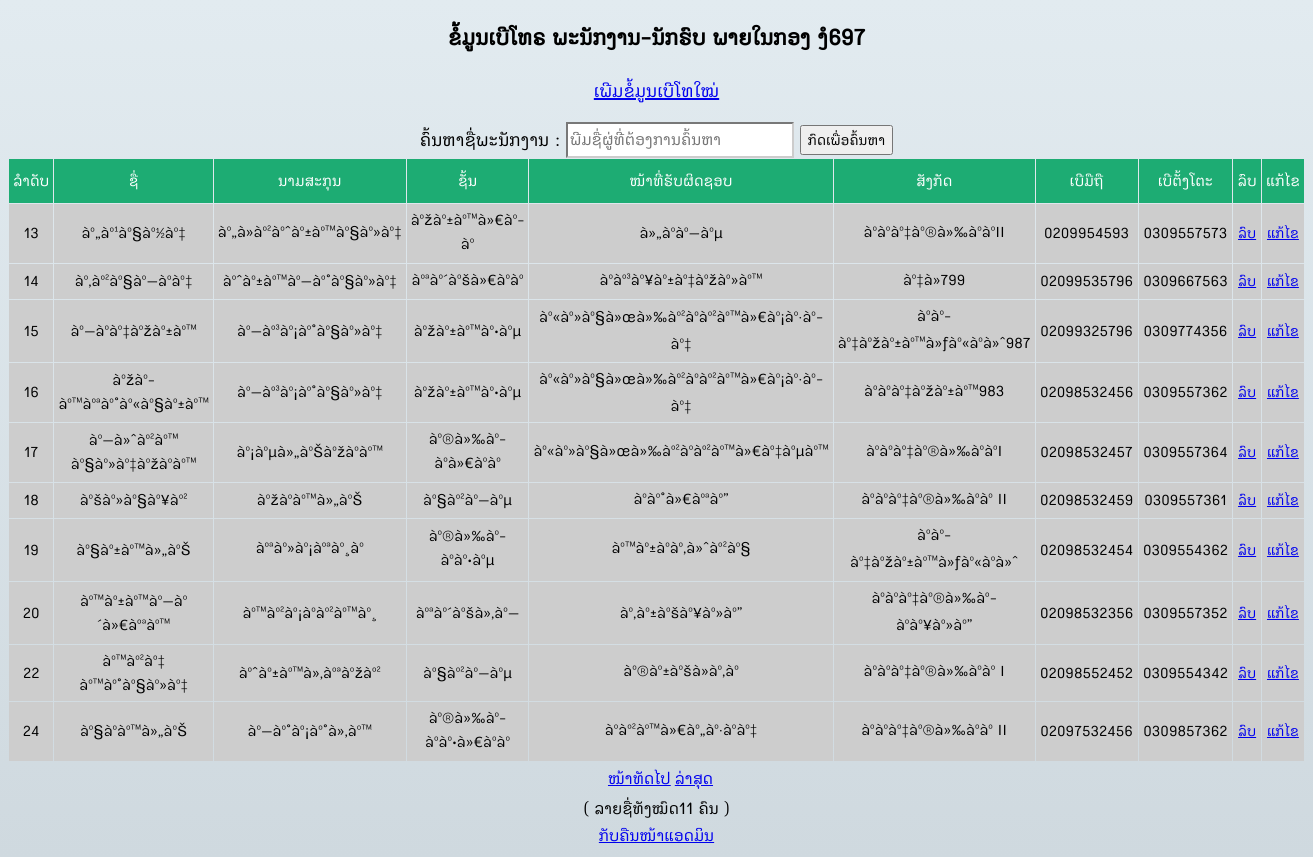
Screenshot of /backend/tel/show.php (signed in) with the database file from the repository.
### tables this page shows
CREATE TABLE `tb_phonebook` (
  `id_phonebook` int(11) NOT NULL,
  `firstname` varchar(45) DEFAULT NULL,
  `lastname` varchar(45) DEFAULT NULL,
  `ranks` varchar(45) DEFAULT NULL,
  `position` varchar(255) DEFAULT NULL,
  `department` varchar(45) DEFAULT NULL,
  `tel` varchar(20) DEFAULT NULL,
  `home` varchar(25) DEFAULT NULL,
  `remarrk` varchar(255) DEFAULT NULL
);

### backend/tel/show.php (the view, shortened to what this page needs)
<?php require_once('../../Connections/config.php'); ?>
<?php
$query_count = "SELECT * FROM tb_phonebook";
$count = mysql_query($query_count, $config) or die(mysql_error());
$totalRows_count = mysql_num_rows($count);
$currentPage = $_SERVER["PHP_SELF"];
$maxRows_show_phonebook = 10;
$pageNum_show_phonebook = 0;
$startRow_show_phonebook = $pageNum_show_phonebook * $maxRows_show_phonebook;
$query_show_phonebook = "SELECT * FROM tb_phonebook";
$query_limit_show_phonebook = sprintf("%s LIMIT %d, %d", $query_show_phonebook, $startRow_show_phonebook, $maxRows_show_phonebook);
$show_phonebook = mysql_query($query_limit_show_phonebook, $config) or die(mysql_error());
$row_show_phonebook = mysql_fetch_assoc($show_phonebook);
if (isset($_GET['totalRows_show_phonebook'])) {
  $totalRows_show_phonebook = $_GET['totalRows_show_phonebook'];
} else {
  $all_show_phonebook = mysql_query($query_show_phonebook);
  $totalRows_show_phonebook = mysql_num_rows($all_show_phonebook);
}
$totalPages_show_phonebook = ceil($totalRows_show_phonebook/$maxRows_show_phonebook)-1;
$query_paging = "SELECT * FROM tb_phonebook";
$paging = mysql_query($query_paging, $config) or die(mysql_error());
$queryString_show_phonebook = "";
$queryString_show_phonebook = sprintf("&totalRows_show_phonebook=%d%s", $totalRows_show_phonebook, $queryString_show_phonebook);
?>
<!DOCTYPE html PUBLIC "-//W3C//DTD XHTML 1.0 Transitional//EN" "http://www.w3.org/TR/xhtml1/DTD/xhtml1-transitional.dtd">
<html xmlns="http://www.w3.org/1999/xhtml">
<head>
</head>
<body class="font-infotel">
<h2 align="center"><span style="font-family: boonbaan">ຂໍ້ມູນເບີໂທຣ ພະນັກງານ-ນັກຮົບ ພາຍໃນກອງ ງໍ697</span></h2>
<p align="center"><a href="registerphonebook.php" style="font-family: boonbaan; font-size: 20px;">ເພີມຂໍ້ມູນເບີໂທໃໝ່</a><a href="registerphonebook.php"></a></p>
<center>
<form action="search.php" method="post" name="form_searchphonebook" class="font-search" id="form_searchphonebook">
<label for="searchphonebook" class="font-infotel">ຄົ້ນຫາຊື່ພະນັກງານ :</label>
  <input name="searchphonebook" type="text" class="font-inputsearch" id="searchphonebook" placeholder="ພີມຊື່ຜູ່ທີ່ຕ້ອງການຄົ້ນຫາ" value="" />
  <input name="btnsearchphonebook" type="submit" class="font-sbtn" id="btnsearchphonebook" value="ກົດເພື່ອຄົ້ນຫາ" />
</form>
</center>
<table border="0" align="center" cellpadding="4" cellspacing="1">
  <tr class="font-header_color">
    <td width="50" height="36" align="center" bgcolor="#1DAC73">ລຳດັບ</td>
    <td width="130" align="center" bgcolor="#1DAC73">ຊື່</td>
    <td width="150" align="center" bgcolor="#1DAC73">ນາມສະກຸນ</td>
    <td width="80" align="center" bgcolor="#1DAC73">ຊັ້ນ</td>
    <td width="140" align="center" bgcolor="#1DAC73">ໜ້າທີ່ຮັບຜິດຊອບ</td>
    <td width="120" align="center" bgcolor="#1DAC73">ສັງກັດ</td>
    <td width="150" align="center" bgcolor="#1DAC73">ເບີມືຖື</td>
    <td width="150" align="center" bgcolor="#1DAC73">ເບີຕັ້ງໂຕະ</td>
    <td width="50" align="center" bgcolor="#1DAC73">ລົບ</td>
    <td width="50" align="center" bgcolor="#1DAC73">ແກ້ໄຂ</td>
  </tr>
  <?php do { ?>
    <tr class="font-tel">
      <td align="center" bgcolor="#CDCDCD"><?php echo $row_show_phonebook['id_phonebook']; ?></td>
      <td width="130" align="center" bgcolor="#CDCDCD"><?php echo $row_show_phonebook['firstname']; ?></td>
      <td width="150" align="center" bgcolor="#CDCDCD"><?php echo $row_show_phonebook['lastname']; ?></td>
      <td width="80" align="center" bgcolor="#CDCDCD"><?php echo $row_show_phonebook['ranks']; ?></td>
      <td width="140" align="center" bgcolor="#CDCDCD"><?php echo $row_show_phonebook['position']; ?></td>
      <td width="120" align="center" bgcolor="#CDCDCD"><?php echo $row_show_phonebook['department']; ?></td>
      <td width="150" align="center" bgcolor="#CDCDCD"><?php echo $row_show_phonebook['tel']; ?></td>
      <td width="150" align="center" bgcolor="#CDCDCD"><?php echo $row_show_phonebook['home']; ?></td>
      <td width="50" align="center" bgcolor="#CDCDCD"><a href="delete.php?id_phonebook=<?php echo $row_show_phonebook['id_phonebook']; ?>">ລົບ</a></td>
      <td width="50" align="center" bgcolor="#CDCDCD"><a href="update.php?id_phonebook=<?php echo $row_show_phonebook['id_phonebook']; ?>">ແກ້ໄຂ</a></td>
    </tr>
    <?php } while ($row_show_phonebook = mysql_fetch_assoc($show_phonebook)); ?>
</table>
<table border="0" align="center">
  <tr class="font-paging">
    <td><?php if ($pageNum_show_phonebook > 0) {  ?>
      <?php }  ?></td>
    <td><?php if ($pageNum_show_phonebook > 0) {  ?>
      <?php }  ?></td>
    <td><?php if ($pageNum_show_phonebook < $totalPages_show_phonebook) {  ?>
      <a href="<?php printf("%s?pageNum_show_phonebook=%d%s", $currentPage, min($totalPages_show_phonebook, $pageNum_show_phonebook + 1), $queryString_show_phonebook); ?>">ໜ້າທັດໄປ</a>
      <?php }  ?></td>
    <td><?php if ($pageNum_show_phonebook < $totalPages_show_phonebook) {  ?>
      <a href="<?php printf("%s?pageNum_show_phonebook=%d%s", $currentPage, $totalPages_show_phonebook, $queryString_show_phonebook); ?>">ລ່າສຸດ</a>
      <?php }  ?></td>
  </tr>
</table>
<div align="center" class="font-paging">
  ( ລາຍຊື່ທັງໝົດ<?php echo $totalRows_count ?> ຄົນ )
  <br />
  <a href="../admin/admin.php">ກັບຄືນໜ້າແອດມິນ </a>
  </div>
</body>
</html>

### backend/tel/show.php (style rules this page uses)
.font-header_color { color: #FFF; font-family: boonbaan; font-size: 17px; }
body { background-image: linear-gradient(to top, #cfd9df 0%, #e2ebf0 100%); }
.font-tel { font-family: boonbaan; font-size: 16px; color: #000; }
.font-search { font-family: boonbaan; font-size: 20px; font-style: normal; font-weight: normal; color: #000; }
.font-sbtn { font-family: boonbaan; font-size: 16px; font-style: normal; font-weight: normal; color: #000; }
.font-inputsearch { font-family: boonbaan; font-size: 18px; font-style: normal; font-weight: normal; color: #000; border-top-color: #CCC; border-right-color: #CCC; border-bottom-color: #CCC; border-left-color: #CCC; height: 30px; width: 220px; }
.font-paging { font-family: boonbaan; font-size: 18px; font-style: normal; font-weight: normal; color: #000; }

### rows the page displays
tb_phonebook: id_phonebook "13", firstname "àº„àº¹àº§àº½àº‡", lastname "àº„à»àº²àºˆàº±àº™àº§àº»àº‡", ranks "àºžàº±àº™à»€àº­àº", position "à»„àº­àº—àºµ", department "àºàº­àº‡àº®à»‰àº­àºII", tel "0209954593", home "0309557573"
tb_phonebook: id_phonebook "14", firstname "àº‚àº²àº§àº—àº­àº‡", lastname "àºˆàº±àº™àº—àº°àº§àº»àº‡", ranks "àºªàº´àºšà»€àº­àº", position "àºàº³àº¥àº±àº‡àºžàº»àº™", department "àº‡à»799", tel "02099535796", home "0309667563"
tb_phonebook: id_phonebook "15", firstname "àº—àº­àº‡àºžàº±àº™", lastname "àº—àº³àº¡àº°àº§àº»àº‡", ranks "àºžàº±àº™àº•àºµ", position "àº«àº»àº§à»œà»‰àº²àºàº²àº™à»€àº¡àº·àº­àº‡", department "àºàº­àº‡àºžàº±àº™à»ƒàº«àºà»ˆ987", tel "02099325796", home "0309774356"
tb_phonebook: id_phonebook "16", firstname "àºžàº­àº™àºªàº°àº«àº§àº±àº™", lastname "àº—àº³àº¡àº°àº§àº»àº‡", ranks "àºžàº±àº™àº•àºµ", position "àº«àº»àº§à»œà»‰àº²àºàº²àº™à»€àº¡àº·àº­àº‡", department "àºàº­àº‡àºžàº±àº™983", tel "02098532456", home "0309557362"
tb_phonebook: id_phonebook "17", firstname "àº—à»ˆàº²àº™ àº§àº»àº‡àºžàº­àº™", lastname "àº¡àºµà»„àºŠàºžàº­àº™", ranks "àº®à»‰àº­àºà»€àº­àº", position "àº«àº»àº§à»œà»‰àº²àºàº²àº™à»€àº‡àºµàº™", department "àºàº­àº‡àº®à»‰àº­àºI", tel "02098532457", home "0309557364"
tb_phonebook: id_phonebook "18", firstname "àºšàº»àº§àº¥àº²", lastname "àºžàº­àº™à»„àºŠ", ranks "àº§àº²àº—àºµ", position "àºàº°à»€àºªàº”", department "àºàº­àº‡àº®à»‰àº­àº II", tel "02098532459", home "0309557361"
tb_phonebook: id_phonebook "19", firstname "àº§àº±àº™à»„àºŠ", lastname "àºªàº»àº¡àºªàº¸àº", ranks "àº®à»‰àº­àºàº•àºµ", position "àº™àº±àºàº‚à»ˆàº²àº§", department "àºàº­àº‡àºžàº±àº™à»ƒàº«àºà»ˆ", tel "02098532454", home "0309554362"
tb_phonebook: id_phonebook "20", firstname "àº™àº±àº™àº—àº´à»€àºªàº™", lastname "àº™àº²àº¡àº­àº²àº™àº¸", ranks "àºªàº´àºšà»‚àº—", position "àº‚àº±àºšàº¥àº»àº”", department "àºàº­àº‡àº®à»‰àº­àºàº¥àº»àº”", tel "02098532356", home "0309557352"
tb_phonebook: id_phonebook "22", firstname "àº™àº²àº‡ àº™àº°àº§àº»àº‡", lastname "àºˆàº±àº™à»‚àºªàºžàº²", ranks "àº§àº²àº—àºµ", position "àº®àº±àºšà»àº‚àº", department "àºàº­àº‡àº®à»‰àº­àº I", tel "02098552452", home "0309554342"
tb_phonebook: id_phonebook "24", firstname "àº§àº­àº™à»„àºŠ", lastname "àº—àº°àº¡àº°à»‚àº™", ranks "àº®à»‰àº­àºàº•à»€àº­àº", position "àºàº²àº™à»€àº„àº·àº­àº‡", department "àºàº­àº‡àº®à»‰àº­àº II", tel "02097532456", home "0309857362"

### other values shown
$totalRows_count "11"
